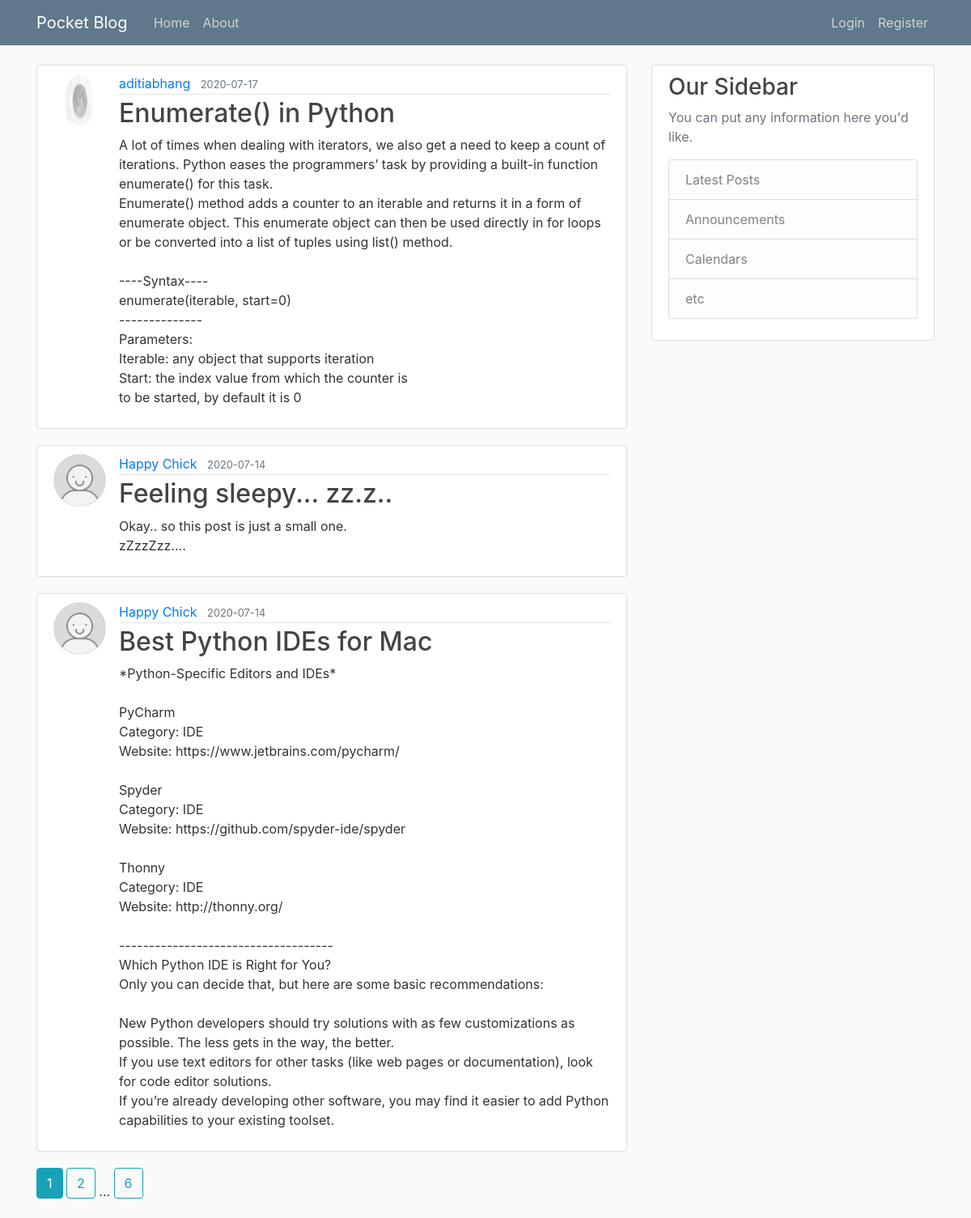
Page /home on the earlier database version.
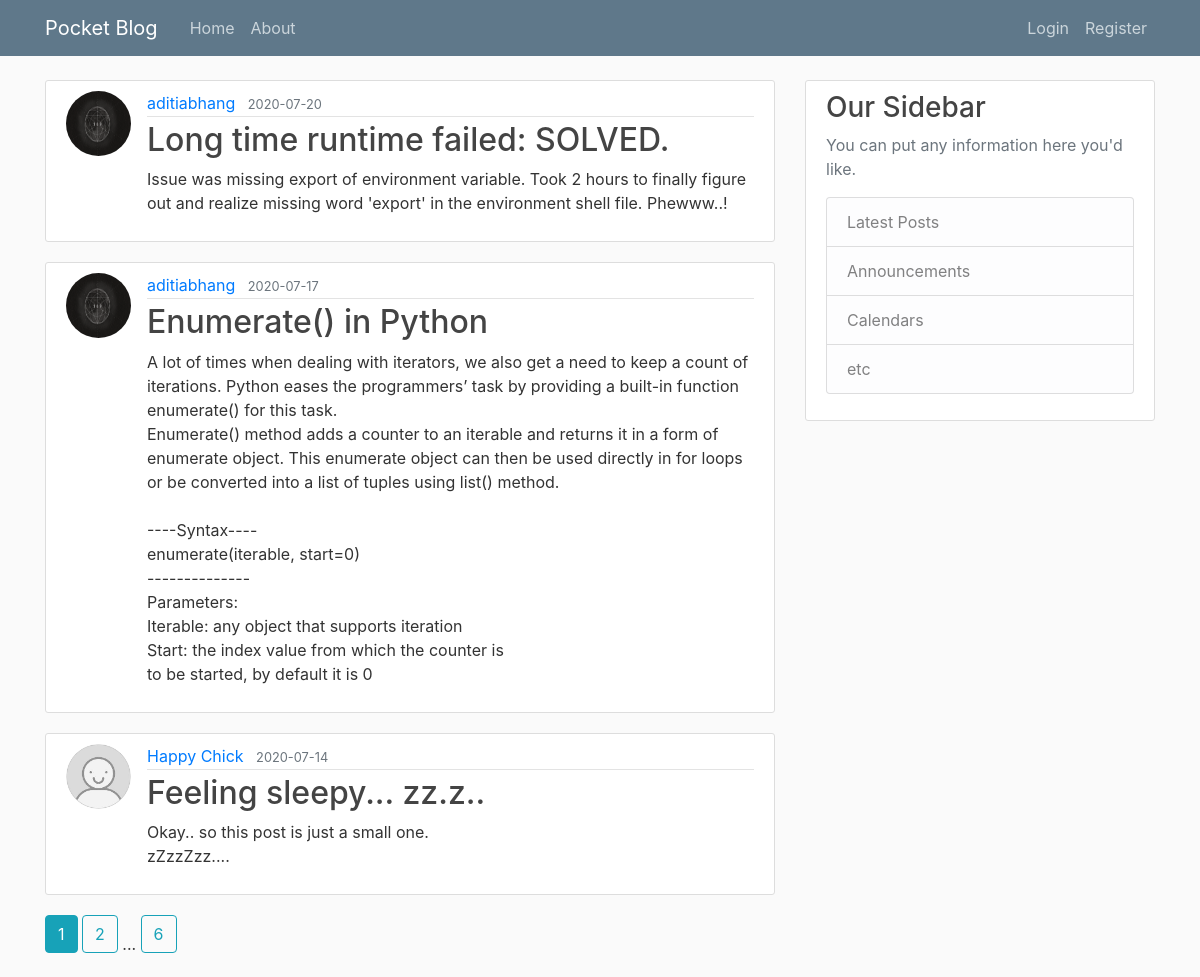
Same page on the later database version.
### pocket_blog/models.py (models this page shows, shortened)
class Post(db.Model):
    id = db.Column(db.Integer, primary_key=True)
    title = db.Column(db.String(100), nullable=False)
    date_posted = db.Column(db.DateTime, nullable=False, default=datetime.utcnow)
    content = db.Column(db.Text, nullable=False)
    user_id = db.Column(db.Integer, db.ForeignKey('user.id'), nullable=False)

class User(db.Model, UserMixin):
    id = db.Column(db.Integer, primary_key=True)
    username = db.Column(db.String(20), unique=True, nullable=False)
    email = db.Column(db.String(120), unique=True, nullable=False)
    image_file = db.Column(db.String(20), nullable=False, default='default.jpg')
    password = db.Column(db.String(60), nullable=False)
    posts = db.relationship('Post', backref='author', lazy=True)

### pocket_blog/main/routes.py (the view)
@main.route("/")
@main.route("/home")
def home():
    page = request.args.get('page', 1, type=int)
    posts = Post.query.order_by(Post.date_posted.desc()).paginate(page=page, per_page=3)
    return render_template('home.html', posts=posts)

### pocket_blog/templates/home.html
{% extends "layout.html" %}
{% block content %}
    {% for post in posts.items %}
        <article class="media content-section">
          <img class="rounded-circle article-img" src="{{ url_for('static', filename='profile_pics/' + post.author.image_file) }}">
          <div class="media-body">
            <div class="article-metadata">
              <a class="mr-2" href="{{ url_for('users.user_posts', username=post.author.username) }}">{{ post.author.username }}</a>
              <small class="text-muted">{{ post.date_posted.strftime('%Y-%m-%d') }}</small>
            </div>
            <h2><a class="article-title" href="{{ url_for('posts.post', post_id=post.id) }}">{{ post.title }}</a></h2>
            <p class="article-content">{{ post.content }}</p>
          </div>
        </article>
    {% endfor %}
    {% for page_num in posts.iter_pages(left_edge=1, right_edge=1, left_current=1, right_current=2) %}
      {% if page_num %}
        {% if posts.page == page_num %}
          <a class="btn btn-info mb-4" href="{{ url_for('main.home', page=page_num) }}">{{ page_num }}</a>
        {% else %}
          <a class="btn btn-outline-info mb-4" href="{{ url_for('main.home', page=page_num) }}">{{ page_num }}</a>
        {% endif %}
      {% else %}
        ...
      {% endif %}
    {% endfor %}
{% endblock content %}

### pocket_blog/templates/layout.html (shortened to what this page needs)
<!DOCTYPE html>
<html lang="en">
<head>
    <link rel="stylesheet" href="https://stackpath.bootstrapcdn.com/bootstrap/4.3.1/css/bootstrap.min.css">
    <link rel="stylesheet" type="text/css" href="{{ url_for('static', filename='main.css') }}">
</head>
<body>
    <header class = "site-header">
      <nav class = "navbar navbar-expand-md navbar-dark bg-steel fixed-top">
        <div class = "container">
          <a class="navbar-brand mr-4" href="/"> Pocket Blog </a>
          <div class = "collapse navbar-collapse" id = "navbarToggle">
            <div class = "navbar-nav mr-auto">
              <a class="nav-item nav-link" href="{{ url_for('main.home') }}"> Home </a>
              <a class="nav-item nav-link" href="{{ url_for('main.about') }}"> About </a>
            </div>
            <div class = "navbar-nav">
                {% if current_user.is_authenticated %}
                    <a class="nav-item nav-link" href="{{ url_for('posts.new_post') }}"> New Post </a>
                    <a class="nav-item nav-link" href="{{ url_for('users.account') }}"> Account </a>
                    <a class="nav-item nav-link" href="{{ url_for('users.logout') }}"> Logout </a>
                {% else %}
                  <a class="nav-item nav-link" href="{{ url_for('users.login') }}"> Login </a>
                  <a class="nav-item nav-link" href="{{ url_for('users.register') }}"> Register </a>
                {% endif %}
            </div>
          </div>
        </div>
      </nav>
    </header>
    <main role="main" class="container">
      <div class="row">
        <div class="col-md-8">
            {% block content %}{% endblock %}
        </div>
        <div class="col-md-4">
          <div class="content-section">
            <h3>Our Sidebar</h3>
            <p class='text-muted'>You can put any information here you'd like.
              <ul class="list-group">
                <li class="list-group-item list-group-item-light">Latest Posts</li>
                <li class="list-group-item list-group-item-light">Announcements</li>
                <li class="list-group-item list-group-item-light">Calendars</li>
                <li class="list-group-item list-group-item-light">etc</li>
              </ul>
            </p>
          </div>
        </div>
      </div>
    </main>
</body>
</html>

### pocket_blog/static/main.css (style rules this page uses)
body { background: #fafafa; color: #333333; margin-top: 5rem; }
h1, h2, h3, h4, h5, h6 { color: #444444; }
.bg-steel { background-color: #5f788a; }
.site-header .navbar-nav .nav-link { color: #cbd5db; }
.content-section { background: #ffffff; padding: 10px 20px; border: 1px solid #dddddd; border-radius: 3px; margin-bottom: 20px; }
.article-title { color: #444444; }
.article-content { white-space: pre-line; }
.article-img { height: 65px; width: 65px; margin-right: 16px; }
.article-metadata { padding-bottom: 1px; margin-bottom: 4px; border-bottom: 1px solid #e3e3e3 }

Differences in the rows shown:
no longer on this page (row unchanged): Post: image_file (placeholder picture), author.username "Happy Chick", date_posted "2020-07-14", title "Best Python IDEs for Mac", content "*Python-Specific Editors and IDEs* PyCharm Category: IDE Website: https://www.jetbrains.com/pycharm/ Spyder Category: IDE Website: https://github.com/spyder-ide/spyder Thonny Category: IDE Website: http://thonny.org/ ------------------------------------ Which Python IDE is Right for You? Only you can decide that, but here are some basic recommendations: New Python developers should try solutions with as few customizations as possible. The less gets in the way, the better. If you use text editors for other tasks (like web pages or documentation), look for code editor solutions. If you’re already developing other software, you may find it easier to add Python capabilities to your existing…"
added Post: image_file (picture), author.username "aditiabhang", date_posted "2020-07-20", title "Long time runtime failed: SOLVED.", content "Issue was missing export of environment variable. Took 2 hours to finally figure out and realize missing word 'export' in the environment shell file. Phewww..!"
changed through a linked row, Post "Enumerate() in Python": image_file: a different picture
